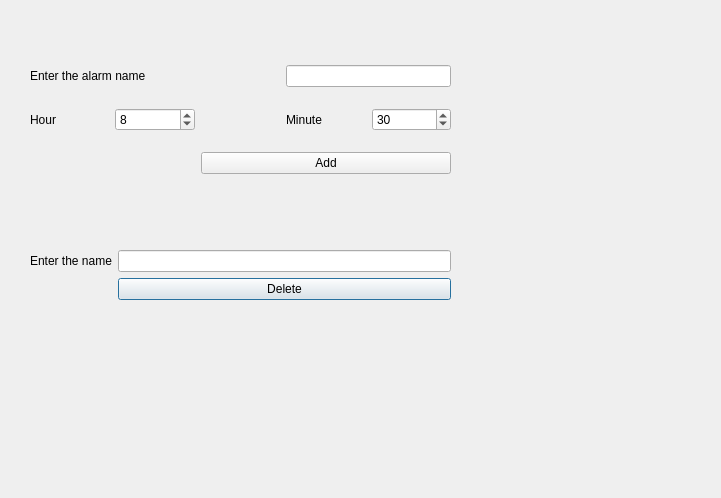
<?xml version="1.0" encoding="UTF-8"?>
<ui version="4.0">
 <class>AlarmDia</class>
 <widget class="QDialog" name="AlarmDia">
  <property name="geometry">
   <rect>
    <x>0</x>
    <y>0</y>
    <width>721</width>
    <height>498</height>
   </rect>
  </property>
  <property name="windowTitle">
   <string>Dialog</string>
  </property>
  <widget class="QWidget" name="layoutWidget">
   <property name="geometry">
    <rect>
     <x>30</x>
     <y>250</y>
     <width>421</width>
     <height>131</height>
    </rect>
   </property>
   <layout class="QFormLayout" name="formLayout">
    <item row="0" column="0">
     <widget class="QLabel" name="label_3">
      <property name="text">
       <string>Enter the name</string>
      </property>
     </widget>
    </item>
    <item row="1" column="1">
     <widget class="QPushButton" name="pushButton">
      <property name="text">
       <string>Delete</string>
      </property>
     </widget>
    </item>
    <item row="0" column="1">
     <widget class="QLineEdit" name="lineEdit"/>
    </item>
   </layout>
  </widget>
  <widget class="QWidget" name="layoutWidget">
   <property name="geometry">
    <rect>
     <x>30</x>
     <y>50</y>
     <width>421</width>
     <height>141</height>
    </rect>
   </property>
   <layout class="QGridLayout" name="gridLayout">
    <property name="sizeConstraint">
     <enum>QLayout::SetNoConstraint</enum>
    </property>
    <item row="0" column="0" colspan="3">
     <widget class="QLabel" name="label_4">
      <property name="text">
       <string>Enter the alarm name</string>
      </property>
     </widget>
    </item>
    <item row="0" column="3" colspan="2">
     <widget class="QLineEdit" name="lineEdit_2"/>
    </item>
    <item row="1" column="0">
     <widget class="QLabel" name="label">
      <property name="text">
       <string>Hour</string>
      </property>
     </widget>
    </item>
    <item row="1" column="1">
     <widget class="QSpinBox" name="spinBox_hr">
      <property name="contextMenuPolicy">
       <enum>Qt::DefaultContextMenu</enum>
      </property>
      <property name="maximum">
       <number>23</number>
      </property>
      <property name="value">
       <number>8</number>
      </property>
     </widget>
    </item>
    <item row="1" column="4">
     <widget class="QSpinBox" name="spinBox_min">
      <property name="maximum">
       <number>59</number>
      </property>
      <property name="value">
       <number>30</number>
      </property>
     </widget>
    </item>
    <item row="2" column="2" colspan="3">
     <widget class="QPushButton" name="pushButton_2">
      <property name="text">
       <string>Add</string>
      </property>
     </widget>
    </item>
    <item row="1" column="3">
     <widget class="QLabel" name="label_2">
      <property name="text">
       <string>Minute</string>
      </property>
     </widget>
    </item>
   </layout>
  </widget>
 </widget>
 <resources/>
 <connections/>
</ui>
